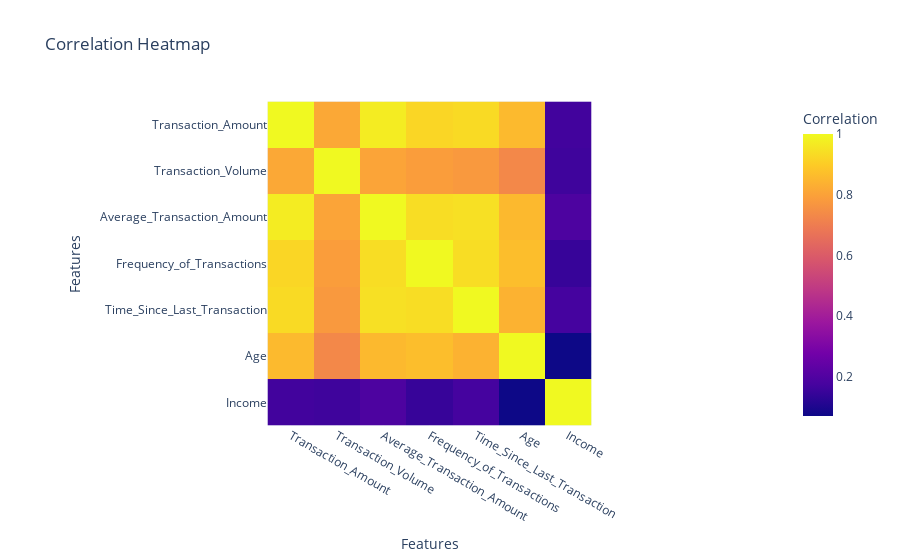

Notebook code for this chart:
### Code cell
numeric_data = data.select_dtypes(include=['float64', 'int64'])

# Calculate the correlation matrix
correlation_matrix = numeric_data.corr()

fig_corr_heatmap = px.imshow(correlation_matrix,
                             labels=dict(x="Features", y="Features", color="Correlation"),
                             title='Correlation Heatmap')

# You can customize the color scale if needed
# Example:
# fig_corr_heatmap.update_layout(coloraxis_colorbar=dict(title='Custom Colorbar Title'))

fig_corr_heatmap.show()

### Figure 1 — Plotly figure (JSON) as saved in the notebook; plotly's stock layout.template omitted (floating-point values rounded to 4 significant figures)
{"data": [{"coloraxis": "coloraxis", "hovertemplate": "Features: %{x}<br>Features: %{y}<br>Correlation: %{z}<extra></extra>", "name": "0", "type": "heatmap", "x": ["Transaction_Amount", "Transaction_Volume", "Average_Transaction_Amount", "Frequency_of_Transactions", "Time_Since_Last_Transaction", "Age", "Income"], "xaxis": "x", "y": ["Transaction_Amount", "Transaction_Volume", "Average_Transaction_Amount", "Frequency_of_Transactions", "Time_Since_Last_Transaction", "Age", "Income"], "yaxis": "y", "z": [[1, 0.8144, 0.9716, 0.9234, 0.9323, 0.8575, 0.1666], [0.8144, 1, 0.8048, 0.7877, 0.7766, 0.7317, 0.1616], [0.9716, 0.8048, 1, 0.9375, 0.9444, 0.855, 0.1895], [0.9234, 0.7877, 0.9375, 1, 0.9386, 0.868, 0.1479], [0.9323, 0.7766, 0.9444, 0.9386, 1, 0.8392, 0.1732], [0.8575, 0.7317, 0.855, 0.868, 0.8392, 1, 0.07097], [0.1666, 0.1616, 0.1895, 0.1479, 0.1732, 0.07097, 1]]}], "layout": {"coloraxis": {"colorbar": {"title": {"text": "Correlation"}}, "colorscale": [[0, "#0d0887"], [0.1111, "#46039f"], [0.2222, "#7201a8"], [0.3333, "#9c179e"], [0.4444, "#bd3786"], [0.5556, "#d8576b"], [0.6667, "#ed7953"], [0.7778, "#fb9f3a"], [0.8889, "#fdca26"], [1, "#f0f921"]]}, "title": {"text": "Correlation Heatmap"}, "xaxis": {"anchor": "y", "constrain": "domain", "domain": [0, 1], "scaleanchor": "y", "title": {"text": "Features"}}, "yaxis": {"anchor": "x", "autorange": "reversed", "constrain": "domain", "domain": [0, 1], "title": {"text": "Features"}}}}
